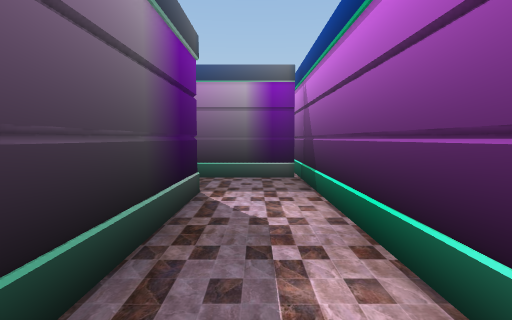
[1] (above)

24 first-person views from a walk through a Unity game level. The camera is 1.51 m above the floor, tilts 4° down and sees 80° across. The floor is counted in squares, 1.15 m on a side. Each view is taken from the middle of a square. On the plan, view 1 faces up. The plan holds only what a view shows up to about 14 squares ahead; the rest is blank. The place goes on beyond the plan. The player is left out. Door leaves are left out, so doorways stand open. Some surface patterns are stand-ins.

[2]
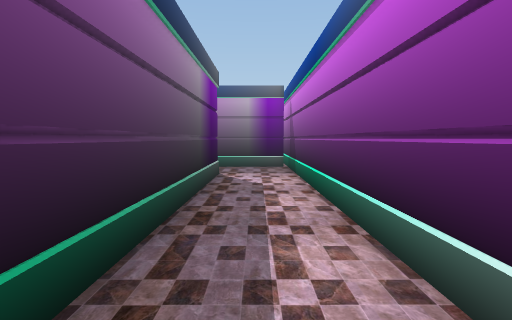

[3]
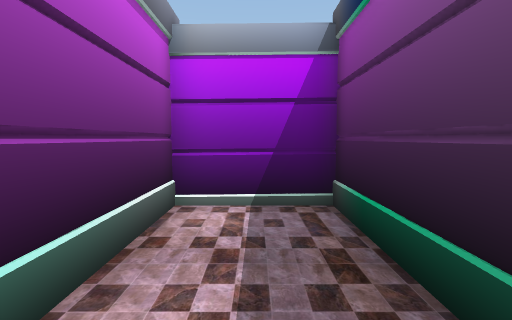

[4]
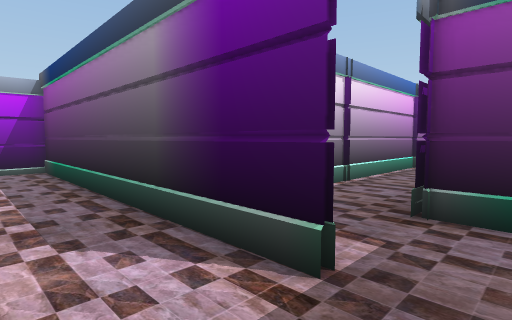

[5]
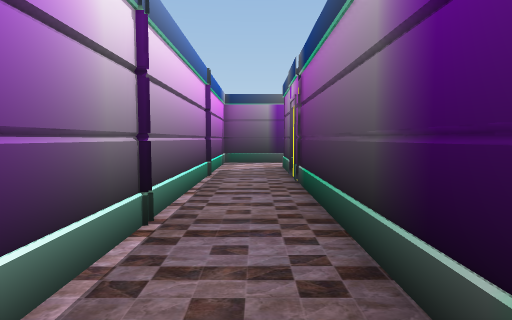

[6]
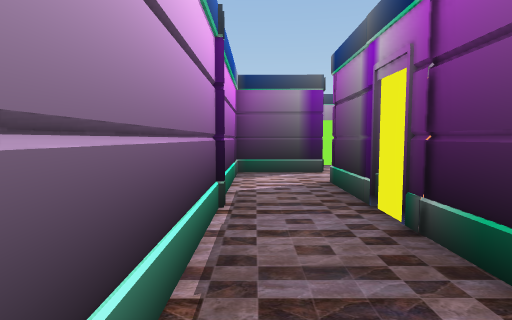

[7]
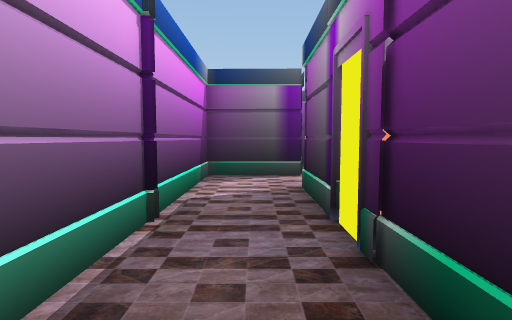

[8]
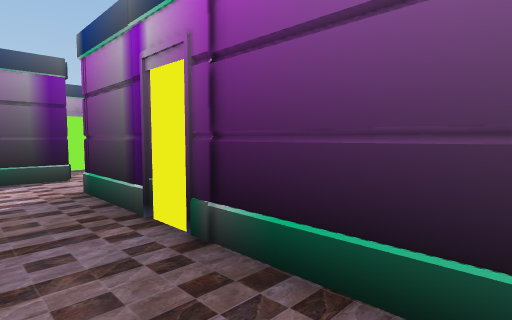

[9]
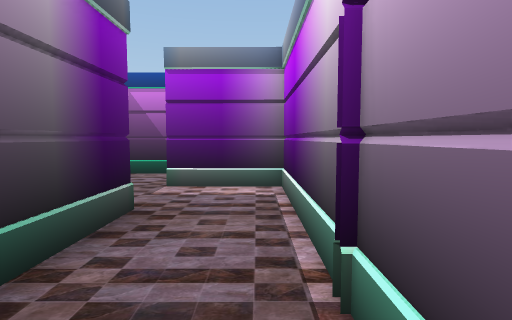

[10]
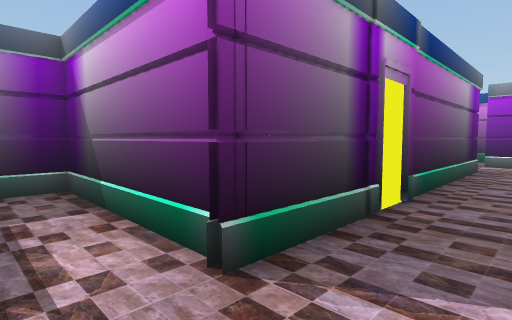

[11]
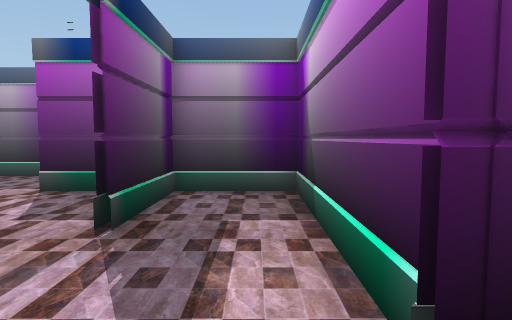

[12]
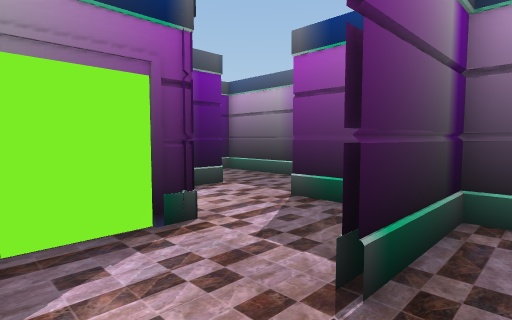

[13]
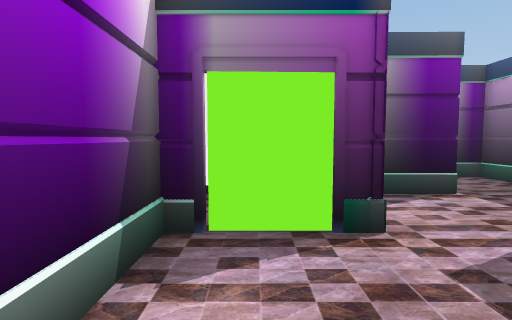

[14]
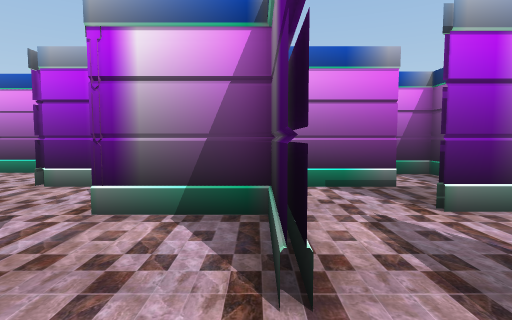

[15]
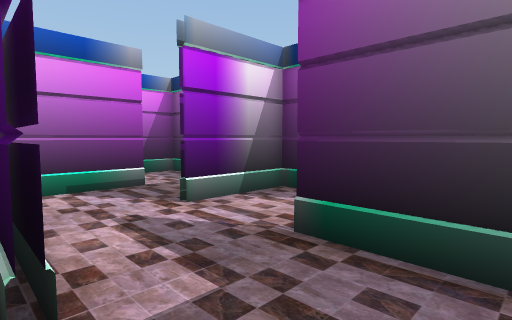

[16]
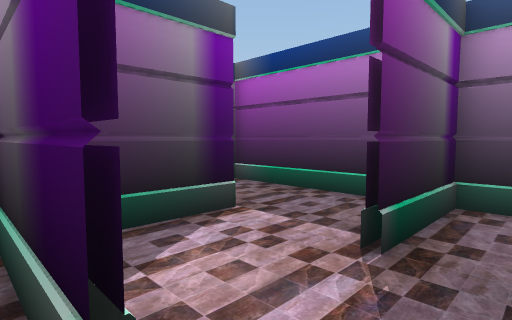

[17]
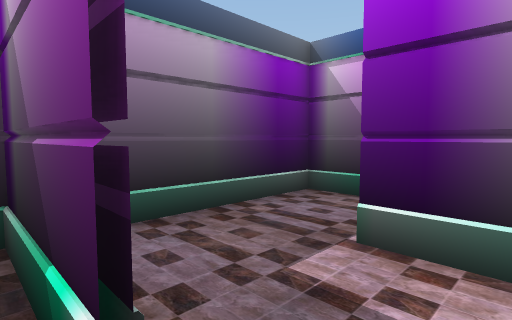

[18]
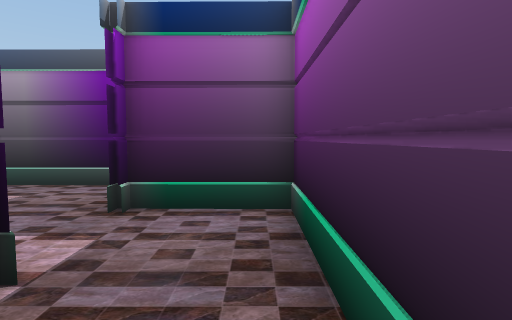

[19]
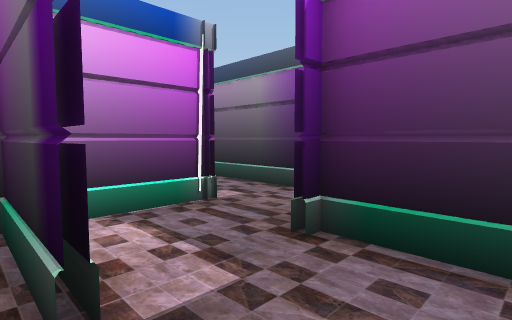

[20]
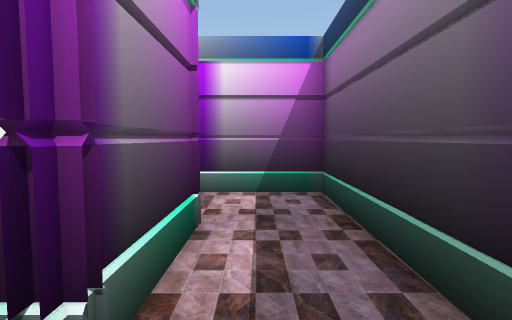

[21]
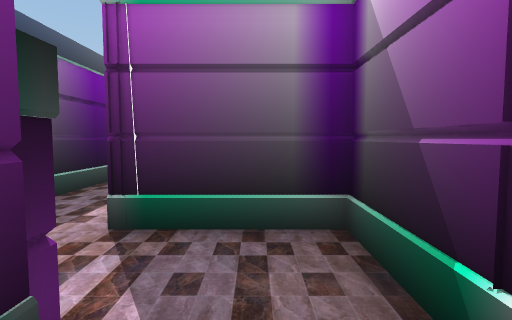

[22]
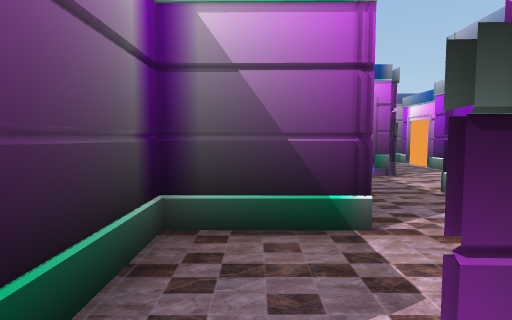

[23]
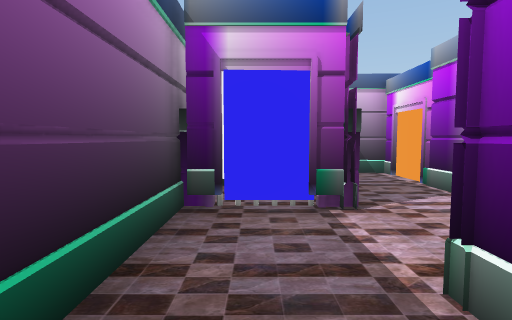

[24]
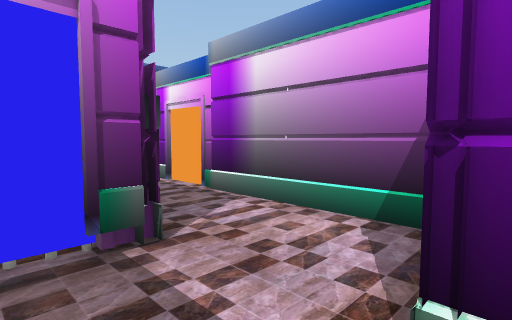

### Floor plan
Key: @ floor where view 1 was taken; # wall or solid block; . floor; D open door; T thing the floor can be seen under or through.
Columns run from 39 left of view 1 to 2 right of it. Each row starts with its distance up from view 1.
 17    #############D
 16    #......#.....#
 15    #......#.....#
 14    #......#.....#######
 13    #..##.....#.... #..#
 12 #......#.....#.....#..#                  #
 11 #......#.....####..#..#                  #
 10 #..###D###...   D.....#              #####
  9 #..#     ....   D.....#           #......#
  8 #..#  D ..#####DD###..#  D        #......#
  7 #..#### ..         #..###D.########...#..#
  6 #.....# .          #..................#..#
  5 #.....#......      #..................T..#
  4 #####.##########   ##################TT..#
  3      ........#                       .T..#
  2         .....#                       TT..#
  1          #...#D                      T...#
  0           ....D...                   #.@.#
 -1           ....D....#                 D...#
 -2           ####D##.#D                 D...#
 -3                                      #...#
 -4                                      #...#
 -5                                      #####

Positions as (right, up) in squares from view 1, and headings:
1: (0, 0), facing up
2: (0, -4), facing up
3: (0, 1), facing down
4: (1, 9), facing down-left
5: (-3, 6), facing left
6: (-8, 5), facing left
7: (-9, 6), facing left
8: (-9, 5), facing up-left
9: (-10, 5), facing right
10: (-19, 5), facing up-right
11: (-18, 6), facing up
12: (-19, 8), facing up-left
13: (-19, 9), facing left
14: (-26, 16), facing down
15: (-26, 16), facing down-left
16: (-28, 10), facing up-left
17: (-30, 12), facing up-right
18: (-30, 16), facing left
19: (-32, 16), facing down-left
20: (-37, 12), facing down
21: (-34, 3), facing up
22: (-37, 6), facing right
23: (-32, 3), facing right
24: (-30, 3), facing down-right
